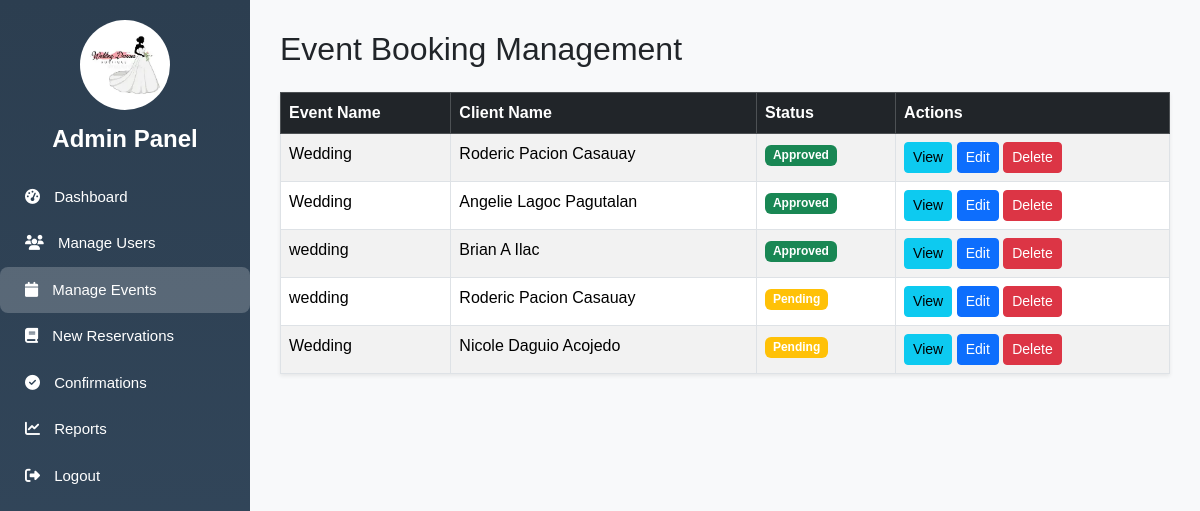
Page /manage_events.php (signed in) on the earlier database version.
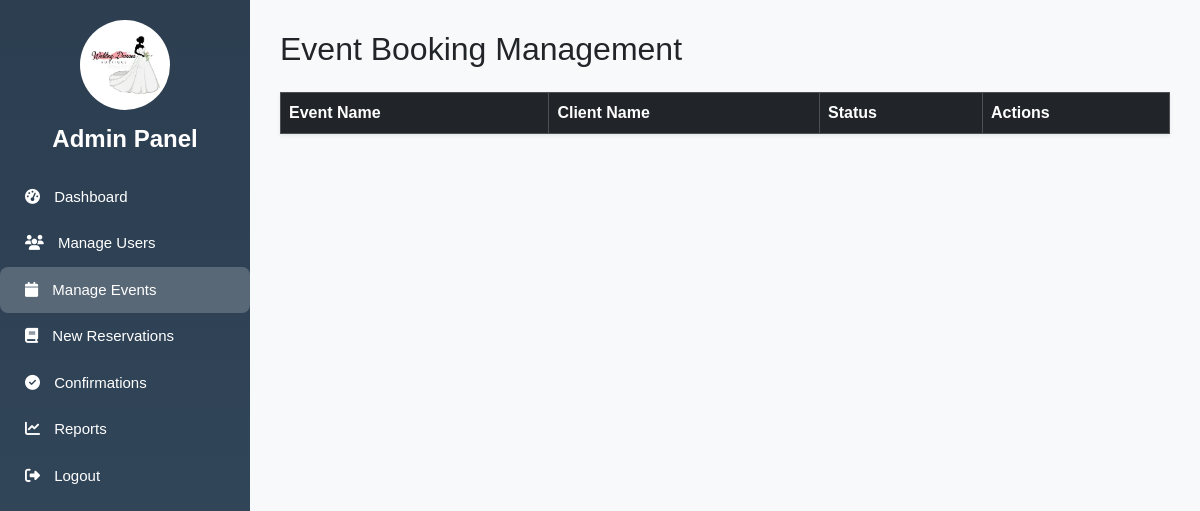
Same page on the later database version.
### tables this page shows
CREATE TABLE `bookings` (
  `id` int(11) NOT NULL AUTO_INCREMENT,
  `firstname` varchar(100) NOT NULL,
  `middlename` varchar(100) DEFAULT NULL,
  `lastname` varchar(100) NOT NULL,
  `email` varchar(100) NOT NULL,
  `phone_number` varchar(11) NOT NULL,
  `service_type` varchar(100) NOT NULL,
  `event_name` varchar(255) NOT NULL,
  `event_datetime` datetime NOT NULL,
  `location` text NOT NULL,
  `status` varchar(50) NOT NULL DEFAULT 'Pending',
  `created_at` timestamp NOT NULL DEFAULT current_timestamp(),
  PRIMARY KEY (`id`),
  KEY `idx_event_datetime` (`event_datetime`),
  KEY `idx_email` (`email`),
  KEY `idx_status` (`status`)
);

### manage_events.php (the view, shortened to what this page needs)
<?php
$mysqli = new mysqli("localhost", "root", "", "bridal_event_system");
$result = $mysqli->query("
    SELECT id, event_name, status,
           CONCAT(firstname, ' ', middlename, ' ', lastname) AS client_name
    FROM bookings
    ORDER BY id DESC
");
?>
<!DOCTYPE html>
<html lang="en">
<head>
  <link href="https://cdn.jsdelivr.net/npm/bootstrap@5.3.3/dist/css/bootstrap.min.css" rel="stylesheet">
  <link rel="stylesheet" href="https://cdnjs.cloudflare.com/ajax/libs/font-awesome/6.4.2/css/all.min.css">
</head>
<body>
  <div class="sidebar">
    <div class="logo">
      <img src="images/logo.webp" alt="Logo">
    </div>
    <h4>Admin Panel</h4>
    <a href="dashboard_admin.php"><i class="fa fa-tachometer-alt"></i> Dashboard</a>
    <a href="manage_user.php"><i class="fa fa-users"></i> Manage Users</a>
    <a href="manage_events.php" class="active"><i class="fa fa-calendar"></i> Manage Events</a>
    <a href="reservations.php"><i class="fa fa-book"></i> New Reservations</a>
    <a href="confirmations.php"><i class="fa fa-check-circle"></i> Confirmations</a>
    <a href="reports.php"><i class="fa fa-chart-line"></i> Reports</a>
    <a href="logout.php"><i class="fa fa-sign-out-alt"></i> Logout</a>
  </div>
  <div class="content">
    <h2 class="mb-4">Event Booking Management</h2>
    <table class="table table-bordered table-striped bg-white shadow-sm">
      <thead class="table-dark">
        <tr>
          <th>Event Name</th>
          <th>Client Name</th>
          <th>Status</th>
          <th>Actions</th>
        </tr>
      </thead>
      <tbody>
        <?php while($row = $result->fetch_assoc()): ?>
          <tr>
            <td><?= htmlspecialchars($row['event_name']) ?></td>
            <td><?= htmlspecialchars($row['client_name']) ?></td>
            <td>
              <span class="badge bg-<?=
                $row['status'] === 'Approved' ? 'success' :
                ($row['status'] === 'Rejected' ? 'danger' : 'warning') ?>">
                <?= htmlspecialchars($row['status']) ?>
              </span>
            </td>
            <td>
              <a href="view_bookings.php?id=<?= $row['id'] ?>" class="btn btn-sm btn-info">View</a>
              <a href="edit_booking.php?id=<?= $row['id'] ?>" class="btn btn-sm btn-primary">Edit</a>
              <form method="POST" action="delete_booking.php" class="d-inline" onsubmit="return confirm('Delete this booking?');">
                <button type="submit" class="btn btn-sm btn-danger">Delete</button>
              </form>
            </td>
          </tr>
        <?php endwhile; ?>
      </tbody>
    </table>
  </div>
</body>
</html>

### manage_events.php (style rules this page uses)
body { margin: 0; font-family: 'Poppins', sans-serif; background: #f8f9fa; }
.sidebar { width: 250px; height: 100vh; background: linear-gradient(to bottom, #2c3e50, #34495e); color: white; position: fixed; top: 0; left: 0; padding: 20px 0; }
.sidebar .logo { text-align: center; margin-bottom: 15px; }
.sidebar .logo img { width: 90px; height: 90px; border-radius: 50%; object-fit: cover; }
.sidebar h4 { text-align: center; margin: 10px 0 20px; font-weight: bold; }
.sidebar a { display: block; padding: 12px 25px; color: white; text-decoration: none; font-size: 15px; transition: all 0.3s; }
.sidebar a:hover, .sidebar a.active { background: rgba(255, 255, 255, 0.2); border-radius: 8px; }
.sidebar a i { margin-right: 10px; }
.content { margin-left: 250px; padding: 30px; }

Differences in the rows shown:
removed bookings: event_name "Wedding", client_name "Roderic Pacion Casauay", status "Approved"
removed bookings: event_name "Wedding", client_name "Angelie Lagoc Pagutalan", status "Approved"
removed bookings: event_name "wedding", client_name "Brian A Ilac", status "Approved"
removed bookings: event_name "wedding", client_name "Roderic Pacion Casauay", status "Pending"
removed bookings: event_name "Wedding", client_name "Nicole Daguio Acojedo", status "Pending"
